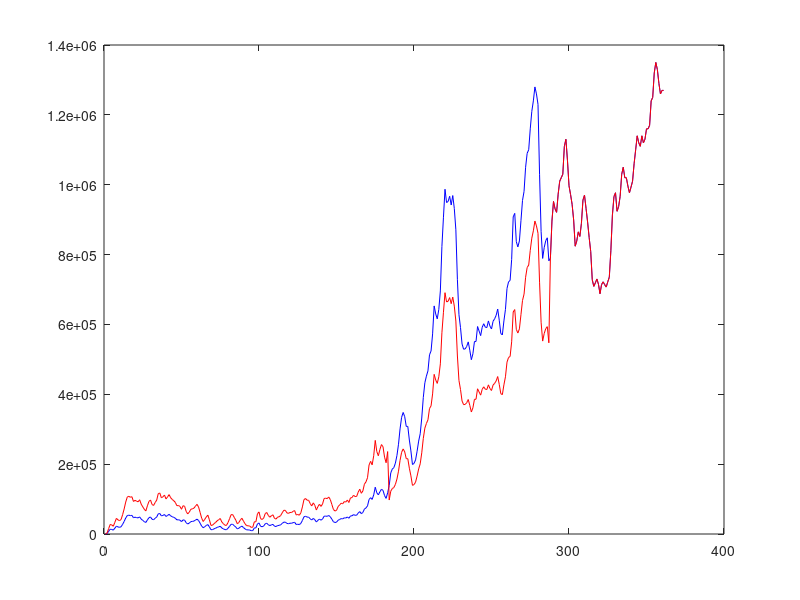

Here is the MATLAB script that generated this plot:
close all
clear all
load whole.mat

Whole2 = Whole;

Whole2(1:183,2) = 2*Whole(1:183,2);

Whole2(184:287,2) = 0.7*Whole(184:287,2);

plot(Whole(:,2),'b')

hold on

plot(Whole2(:,2),'r')